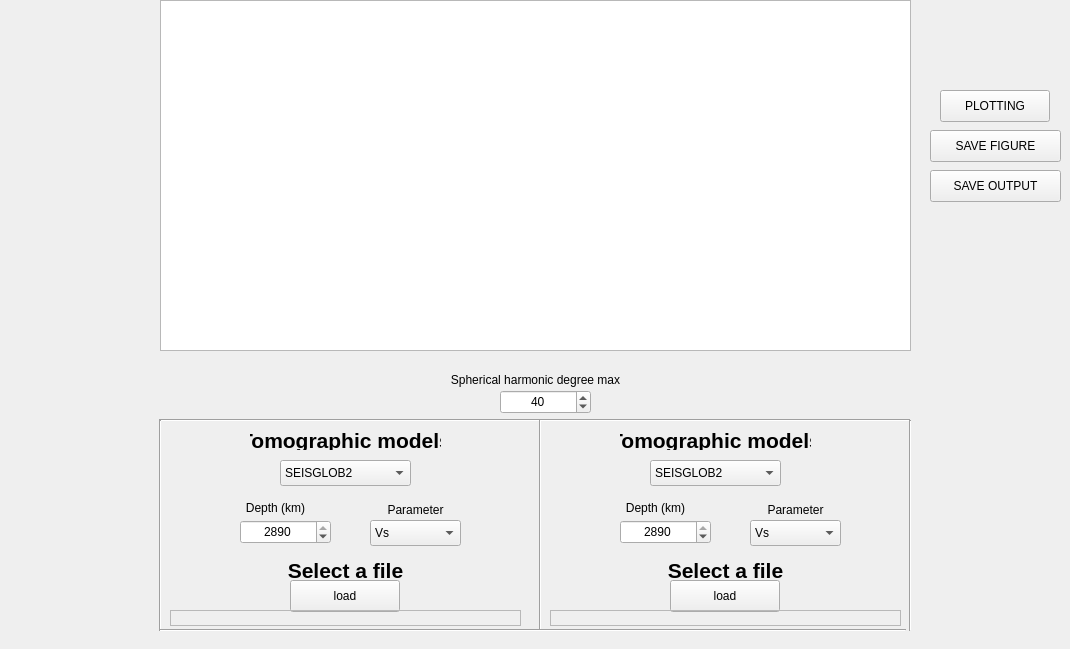
    <widget class="QWidget" name="Correlation">
     <attribute name="title">
      <string>Correlation</string>
     </attribute>
     <widget class="Qt5MplCanvas" name="mapfig_corr">
      <property name="enabled">
       <bool>true</bool>
      </property>
      <property name="geometry">
       <rect>
        <x>160</x>
        <y>0</y>
        <width>751</width>
        <height>351</height>
       </rect>
      </property>
      <property name="minimumSize">
       <size>
        <width>150</width>
        <height>100</height>
       </size>
      </property>
      <property name="maximumSize">
       <size>
        <width>800</width>
        <height>700</height>
       </size>
      </property>
     </widget>
     <widget class="QLabel" name="label_26">
      <property name="geometry">
       <rect>
        <x>440</x>
        <y>370</y>
        <width>191</width>
        <height>20</height>
       </rect>
      </property>
      <property name="text">
       <string>Spherical harmonic degree max</string>
      </property>
      <property name="alignment">
       <set>Qt::AlignCenter</set>
      </property>
     </widget>
     <widget class="QLabel" name="label_27">
      <property name="geometry">
       <rect>
        <x>350</x>
        <y>500</y>
        <width>131</width>
        <height>20</height>
       </rect>
      </property>
      <property name="text">
       <string>Parameter</string>
      </property>
      <property name="alignment">
       <set>Qt::AlignCenter</set>
      </property>
     </widget>
     <widget class="QDoubleSpinBox" name="depth1_corr">
      <property name="geometry">
       <rect>
        <x>240</x>
        <y>520</y>
        <width>91</width>
        <height>24</height>
       </rect>
      </property>
      <property name="alignment">
       <set>Qt::AlignCenter</set>
      </property>
      <property name="decimals">
       <number>0</number>
      </property>
      <property name="minimum">
       <double>0.000000000000000</double>
      </property>
      <property name="maximum">
       <double>2890.000000000000000</double>
      </property>
      <property name="singleStep">
       <double>1.000000000000000</double>
      </property>
      <property name="value">
       <double>2890.000000000000000</double>
      </property>
     </widget>
     <widget class="QPushButton" name="plot_corr">
      <property name="geometry">
       <rect>
        <x>940</x>
        <y>90</y>
        <width>110</width>
        <height>32</height>
       </rect>
      </property>
      <property name="text">
       <string>PLOTTING</string>
      </property>
     </widget>
     <widget class="QPushButton" name="savefig_corr">
      <property name="geometry">
       <rect>
        <x>930</x>
        <y>130</y>
        <width>131</width>
        <height>32</height>
       </rect>
      </property>
      <property name="text">
       <string>SAVE FIGURE</string>
      </property>
     </widget>
     <widget class="QDoubleSpinBox" name="HSdeg_corr">
      <property name="geometry">
       <rect>
        <x>500</x>
        <y>390</y>
        <width>91</width>
        <height>24</height>
       </rect>
      </property>
      <property name="alignment">
       <set>Qt::AlignCenter</set>
      </property>
      <property name="decimals">
       <number>0</number>
      </property>
      <property name="minimum">
       <double>1.000000000000000</double>
      </property>
      <property name="maximum">
       <double>60.000000000000000</double>
      </property>
      <property name="singleStep">
       <double>1.000000000000000</double>
      </property>
      <property name="value">
       <double>40.000000000000000</double>
      </property>
     </widget>
     <widget class="QComboBox" name="parameter1_corr">
      <property name="geometry">
       <rect>
        <x>370</x>
        <y>520</y>
        <width>91</width>
        <height>26</height>
       </rect>
      </property>
      <property name="editable">
       <bool>false</bool>
      </property>
      <property name="currentIndex">
       <number>0</number>
      </property>
      <property name="maxVisibleItems">
       <number>3</number>
      </property>
      <property name="duplicatesEnabled">
       <bool>true</bool>
      </property>
      <item>
       <property name="text">
        <string>Vs</string>
       </property>
      </item>
      <item>
       <property name="text">
        <string>Vp</string>
       </property>
      </item>
      <item>
       <property name="text">
        <string>Density</string>
       </property>
      </item>
     </widget>
     <widget class="QLabel" name="label_29">
      <property name="geometry">
       <rect>
        <x>240</x>
        <y>500</y>
        <width>71</width>
        <height>16</height>
       </rect>
      </property>
      <property name="text">
       <string>Depth (km)</string>
      </property>
      <property name="alignment">
       <set>Qt::AlignCenter</set>
      </property>
     </widget>
     <widget class="QLabel" name="label_32">
      <property name="geometry">
       <rect>
        <x>280</x>
        <y>560</y>
        <width>131</width>
        <height>20</height>
       </rect>
      </property>
      <property name="font">
       <font>
        <pointsize>16</pointsize>
        <weight>75</weight>
        <bold>true</bold>
       </font>
      </property>
      <property name="text">
       <string>Select a file</string>
      </property>
      <property name="alignment">
       <set>Qt::AlignCenter</set>
      </property>
     </widget>
     <widget class="QPushButton" name="loadfile1_corr">
      <property name="geometry">
       <rect>
        <x>290</x>
        <y>580</y>
        <width>110</width>
        <height>32</height>
       </rect>
      </property>
      <property name="text">
       <string>load</string>
      </property>
     </widget>
     <widget class="QLabel" name="label_28">
      <property name="geometry">
       <rect>
        <x>250</x>
        <y>430</y>
        <width>191</width>
        <height>20</height>
       </rect>
      </property>
      <property name="font">
       <font>
        <pointsize>16</pointsize>
        <weight>75</weight>
        <bold>true</bold>
       </font>
      </property>
      <property name="text">
       <string>Tomographic models</string>
      </property>
      <property name="alignment">
       <set>Qt::AlignCenter</set>
      </property>
     </widget>
     <widget class="QLabel" name="label_33">
      <property name="geometry">
       <rect>
        <x>170</x>
        <y>610</y>
        <width>351</width>
        <height>16</height>
       </rect>
      </property>
      <property name="frameShape">
       <enum>QFrame::StyledPanel</enum>
      </property>
      <property name="text">
       <string/>
      </property>
     </widget>
     <widget class="Line" name="line_11">
      <property name="geometry">
       <rect>
        <x>159</x>
        <y>410</y>
        <width>751</width>
        <height>20</height>
       </rect>
      </property>
      <property name="orientation">
       <enum>Qt::Horizontal</enum>
      </property>
     </widget>
     <widget class="Line" name="line_12">
      <property name="geometry">
       <rect>
        <x>150</x>
        <y>420</y>
        <width>20</width>
        <height>211</height>
       </rect>
      </property>
      <property name="orientation">
       <enum>Qt::Vertical</enum>
      </property>
     </widget>
     <widget class="Line" name="line_13">
      <property name="geometry">
       <rect>
        <x>160</x>
        <y>620</y>
        <width>746</width>
        <height>20</height>
       </rect>
      </property>
      <property name="orientation">
       <enum>Qt::Horizontal</enum>
      </property>
     </widget>
     <widget class="Line" name="line_14">
      <property name="geometry">
       <rect>
        <x>530</x>
        <y>419</y>
        <width>20</width>
        <height>211</height>
       </rect>
      </property>
      <property name="orientation">
       <enum>Qt::Vertical</enum>
      </property>
     </widget>
     <widget class="QComboBox" name="model1_corr">
      <property name="geometry">
       <rect>
        <x>280</x>
        <y>460</y>
        <width>131</width>
        <height>26</height>
       </rect>
      </property>
      <property name="editable">
       <bool>false</bool>
      </property>
      <property name="currentIndex">
       <number>0</number>
      </property>
      <property name="maxVisibleItems">
       <number>4</number>
      </property>
      <property name="duplicatesEnabled">
       <bool>true</bool>
      </property>
      <item>
       <property name="text">
        <string>SEISGLOB2</string>
       </property>
      </item>
      <item>
       <property name="text">
        <string>S40RTS</string>
       </property>
      </item>
      <item>
       <property name="text">
        <string>SEMUCB-WM1</string>
       </property>
      </item>
      <item>
       <property name="text">
        <string>S362WMANI+M</string>
       </property>
      </item>
      <item>
       <property name="text">
        <string>SEISGLOB1</string>
       </property>
      </item>
      <item>
       <property name="text">
        <string>SP12RTS</string>
       </property>
      </item>
      <item>
       <property name="text">
        <string>SGLOBE-rani</string>
       </property>
      </item>
      <item>
       <property name="text">
        <string>3D2016-09S</string>
       </property>
      </item>
      <item>
       <property name="text">
        <string>YOUR MODEL</string>
       </property>
      </item>
      <item>
       <property name="text">
        <string>None</string>
       </property>
      </item>
     </widget>
     <widget class="QLabel" name="label_35">
      <property name="geometry">
       <rect>
        <x>620</x>
        <y>430</y>
        <width>191</width>
        <height>20</height>
       </rect>
      </property>
      <property name="font">
       <font>
        <pointsize>16</pointsize>
        <weight>75</weight>
        <bold>true</bold>
       </font>
      </property>
      <property name="text">
       <string>Tomographic models</string>
      </property>
      <property name="alignment">
       <set>Qt::AlignCenter</set>
      </property>
     </widget>
     <widget class="QComboBox" name="model2_corr">
      <property name="geometry">
       <rect>
        <x>650</x>
        <y>460</y>
        <width>131</width>
        <height>26</height>
       </rect>
      </property>
      <property name="editable">
       <bool>false</bool>
      </property>
      <property name="currentIndex">
       <number>0</number>
      </property>
      <property name="maxVisibleItems">
       <number>4</number>
      </property>
      <property name="duplicatesEnabled">
       <bool>true</bool>
      </property>
      <item>
       <property name="text">
        <string>SEISGLOB2</string>
       </property>
      </item>
      <item>
       <property name="text">
        <string>S40RTS</string>
       </property>
      </item>
      <item>
       <property name="text">
        <string>SEMUCB-WM1</string>
       </property>
      </item>
      <item>
       <property name="text">
        <string>S362WMANI+M</string>
       </property>
      </item>
      <item>
       <property name="text">
        <string>SEISGLOB1</string>
       </property>
      </item>
      <item>
       <property name="text">
        <string>SP12RTS</string>
       </property>
      </item>
      <item>
       <property name="text">
        <string>SGLOBE-rani</string>
       </property>
      </item>
      <item>
       <property name="text">
        <string>3D2016-09S</string>
       </property>
      </item>
      <item>
       <property name="text">
        <string>YOUR MODEL</string>
       </property>
      </item>
      <item>
       <property name="text">
        <string>None</string>
       </property>
      </item>
     </widget>
     <widget class="Line" name="line_15">
      <property name="geometry">
       <rect>
        <x>900</x>
        <y>420</y>
        <width>20</width>
        <height>211</height>
       </rect>
      </property>
      <property name="orientation">
       <enum>Qt::Vertical</enum>
      </property>
     </widget>
     <widget class="QPushButton" name="loadfile2_corr">
      <property name="geometry">
       <rect>
        <x>670</x>
        <y>580</y>
        <width>110</width>
        <height>32</height>
       </rect>
      </property>
      <property name="text">
       <string>load</string>
      </property>
     </widget>
     <widget class="QLabel" name="label_34">
      <property name="geometry">
       <rect>
        <x>660</x>
        <y>560</y>
        <width>131</width>
        <height>20</height>
       </rect>
      </property>
      <property name="font">
       <font>
        <pointsize>16</pointsize>
        <weight>75</weight>
        <bold>true</bold>
       </font>
      </property>
      <property name="text">
       <string>Select a file</string>
      </property>
      <property name="alignment">
       <set>Qt::AlignCenter</set>
      </property>
     </widget>
     <widget class="QLabel" name="label_36">
      <property name="geometry">
       <rect>
        <x>620</x>
        <y>500</y>
        <width>71</width>
        <height>16</height>
       </rect>
      </property>
      <property name="text">
       <string>Depth (km)</string>
      </property>
      <property name="alignment">
       <set>Qt::AlignCenter</set>
      </property>
     </widget>
     <widget class="QComboBox" name="parameter2_corr">
      <property name="geometry">
       <rect>
        <x>750</x>
        <y>520</y>
        <width>91</width>
        <height>26</height>
       </rect>
      </property>
      <property name="editable">
       <bool>false</bool>
      </property>
      <property name="currentIndex">
       <number>0</number>
      </property>
      <property name="maxVisibleItems">
       <number>3</number>
      </property>
      <property name="duplicatesEnabled">
       <bool>true</bool>
      </property>
      <item>
       <property name="text">
        <string>Vs</string>
       </property>
      </item>
      <item>
       <property name="text">
        <string>Vp</string>
       </property>
      </item>
      <item>
       <property name="text">
        <string>Density</string>
       </property>
      </item>
     </widget>
     <widget class="QLabel" name="label_37">
      <property name="geometry">
       <rect>
        <x>550</x>
        <y>610</y>
        <width>351</width>
        <height>16</height>
       </rect>
      </property>
      <property name="frameShape">
       <enum>QFrame::StyledPanel</enum>
      </property>
      <property name="text">
       <string/>
      </property>
     </widget>
     <widget class="QLabel" name="label_38">
      <property name="geometry">
       <rect>
        <x>730</x>
        <y>500</y>
        <width>131</width>
        <height>20</height>
       </rect>
      </property>
      <property name="text">
       <string>Parameter</string>
      </property>
      <property name="alignment">
       <set>Qt::AlignCenter</set>
      </property>
     </widget>
     <widget class="QDoubleSpinBox" name="depth2_corr">
      <property name="geometry">
       <rect>
        <x>620</x>
        <y>520</y>
        <width>91</width>
        <height>24</height>
       </rect>
      </property>
      <property name="alignment">
       <set>Qt::AlignCenter</set>
      </property>
      <property name="decimals">
       <number>0</number>
      </property>
      <property name="minimum">
       <double>0.000000000000000</double>
      </property>
      <property name="maximum">
       <double>2890.000000000000000</double>
      </property>
      <property name="singleStep">
       <double>1.000000000000000</double>
      </property>
      <property name="value">
       <double>2890.000000000000000</double>
      </property>
     </widget>
     <widget class="QPushButton" name="saveoutput_corr">
      <property name="geometry">
       <rect>
        <x>930</x>
        <y>170</y>
        <width>131</width>
        <height>32</height>
       </rect>
      </property>
      <property name="text">
       <string>SAVE OUTPUT</string>
      </property>
     </widget>
    </widget>
